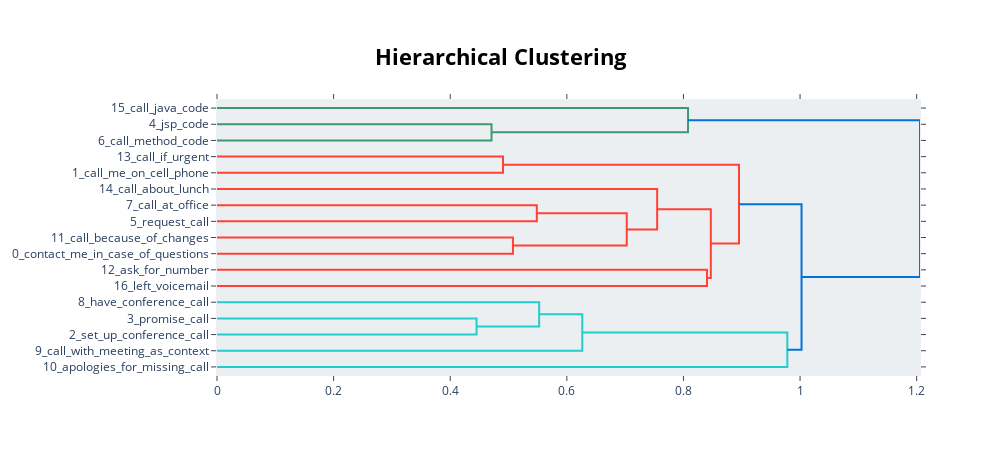

Source (notebook cell):
### Code cell
topic_model.visualize_hierarchy(custom_labels=True)

### Figure 1 — Plotly figure (JSON) as saved in the notebook; plotly's stock layout.template omitted (floating-point values rounded to 4 significant figures)
{"data": [{"hoverinfo": "text", "marker": {"color": "rgb(61,153,112)"}, "mode": "lines", "type": "scatter", "x": [0, 0.4708, 0.4708, 0], "xaxis": "x", "y": [-15, -15, -25, -25], "yaxis": "y"}, {"hoverinfo": "text", "marker": {"color": "rgb(61,153,112)"}, "mode": "lines", "type": "scatter", "x": [0, 0.8078, 0.8078, 0.4708], "xaxis": "x", "y": [-5, -5, -20, -20], "yaxis": "y"}, {"hoverinfo": "text", "marker": {"color": "rgb(255,65,54)"}, "mode": "lines", "type": "scatter", "x": [0, 0.4905, 0.4905, 0], "xaxis": "x", "y": [-35, -35, -45, -45], "yaxis": "y"}, {"hoverinfo": "text", "marker": {"color": "rgb(255,65,54)"}, "mode": "lines", "type": "scatter", "x": [0, 0.5485, 0.5485, 0], "xaxis": "x", "y": [-65, -65, -75, -75], "yaxis": "y"}, {"hoverinfo": "text", "marker": {"color": "rgb(255,65,54)"}, "mode": "lines", "type": "scatter", "x": [0, 0.5076, 0.5076, 0], "xaxis": "x", "y": [-85, -85, -95, -95], "yaxis": "y"}, {"hoverinfo": "text", "marker": {"color": "rgb(255,65,54)"}, "mode": "lines", "type": "scatter", "x": [0.5485, 0.7027, 0.7027, 0.5076], "xaxis": "x", "y": [-70, -70, -90, -90], "yaxis": "y"}, {"hoverinfo": "text", "marker": {"color": "rgb(255,65,54)"}, "mode": "lines", "type": "scatter", "x": [0, 0.7549, 0.7549, 0.7027], "xaxis": "x", "y": [-55, -55, -80, -80], "yaxis": "y"}, {"hoverinfo": "text", "marker": {"color": "rgb(255,65,54)"}, "mode": "lines", "type": "scatter", "x": [0, 0.8404, 0.8404, 0], "xaxis": "x", "y": [-105, -105, -115, -115], "yaxis": "y"}, {"hoverinfo": "text", "marker": {"color": "rgb(255,65,54)"}, "mode": "lines", "type": "scatter", "x": [0.7549, 0.8469, 0.8469, 0.8404], "xaxis": "x", "y": [-67.5, -67.5, -110, -110], "yaxis": "y"}, {"hoverinfo": "text", "marker": {"color": "rgb(255,65,54)"}, "mode": "lines", "type": "scatter", "x": [0.4905, 0.8953, 0.8953, 0.8469], "xaxis": "x", "y": [-40, -40, -88.75, -88.75], "yaxis": "y"}, {"hoverinfo": "text", "marker": {"color": "rgb(35,205,205)"}, "mode": "lines", "type": "scatter", "x": [0, 0.4452, 0.4452, 0], "xaxis": "x", "y": [-135, -135, -145, -145], "yaxis": "y"}, {"hoverinfo": "text", "marker": {"color": "rgb(35,205,205)"}, "mode": "lines", "type": "scatter", "x": [0, 0.5525, 0.5525, 0.4452], "xaxis": "x", "y": [-125, -125, -140, -140], "yaxis": "y"}, {"hoverinfo": "text", "marker": {"color": "rgb(35,205,205)"}, "mode": "lines", "type": "scatter", "x": [0.5525, 0.6265, 0.6265, 0], "xaxis": "x", "y": [-132.5, -132.5, -155, -155], "yaxis": "y"}, {"hoverinfo": "text", "marker": {"color": "rgb(35,205,205)"}, "mode": "lines", "type": "scatter", "x": [0.6265, 0.9782, 0.9782, 0], "xaxis": "x", "y": [-143.8, -143.8, -165, -165], "yaxis": "y"}, {"hoverinfo": "text", "marker": {"color": "rgb(0,116,217)"}, "mode": "lines", "type": "scatter", "x": [0.8953, 1.003, 1.003, 0.9782], "xaxis": "x", "y": [-64.38, -64.38, -154.4, -154.4], "yaxis": "y"}, {"hoverinfo": "text", "marker": {"color": "rgb(0,116,217)"}, "mode": "lines", "type": "scatter", "x": [0.8078, 1.206, 1.206, 1.003], "xaxis": "x", "y": [-12.5, -12.5, -109.4, -109.4], "yaxis": "y"}], "layout": {"autosize": false, "height": 455, "hoverlabel": {"bgcolor": "white", "font": {"family": "Rockwell", "size": 16}}, "hovermode": "closest", "plot_bgcolor": "#ECEFF1", "showlegend": false, "title": {"font": {"color": "Black", "size": 22}, "text": "<b>Hierarchical Clustering</b>", "x": 0.5, "xanchor": "center", "yanchor": "top"}, "width": 1000, "xaxis": {"mirror": "allticks", "rangemode": "tozero", "showgrid": false, "showline": true, "showticklabels": true, "ticks": "outside", "type": "linear", "zeroline": false}, "yaxis": {"mirror": "allticks", "range": [-170, 0], "rangemode": "tozero", "showgrid": false, "showline": true, "showticklabels": true, "tickmode": "array", "ticks": "outside", "ticktext": ["15_call_java_code", "4_jsp_code", "6_call_method_code", "13_call_if_urgent", "1_call_me_on_cell_phone", "14_call_about_lunch", "7_call_at_office", "5_request_call", "11_call_because_of_changes", "0_contact_me_in_case_of_questions", "12_ask_for_number", "16_left_voicemail", "8_have_conference_call", "3_promise_call", "2_set_up_conference_call", "9_call_with_meeting_as_context", "10_apologies_for_missing_call"], "tickvals": [-5, -15, -25, -35, -45, -55, -65, -75, -85, -95, -105, -115, -125, -135, -145, -155, -165], "type": "linear", "zeroline": false}}}
